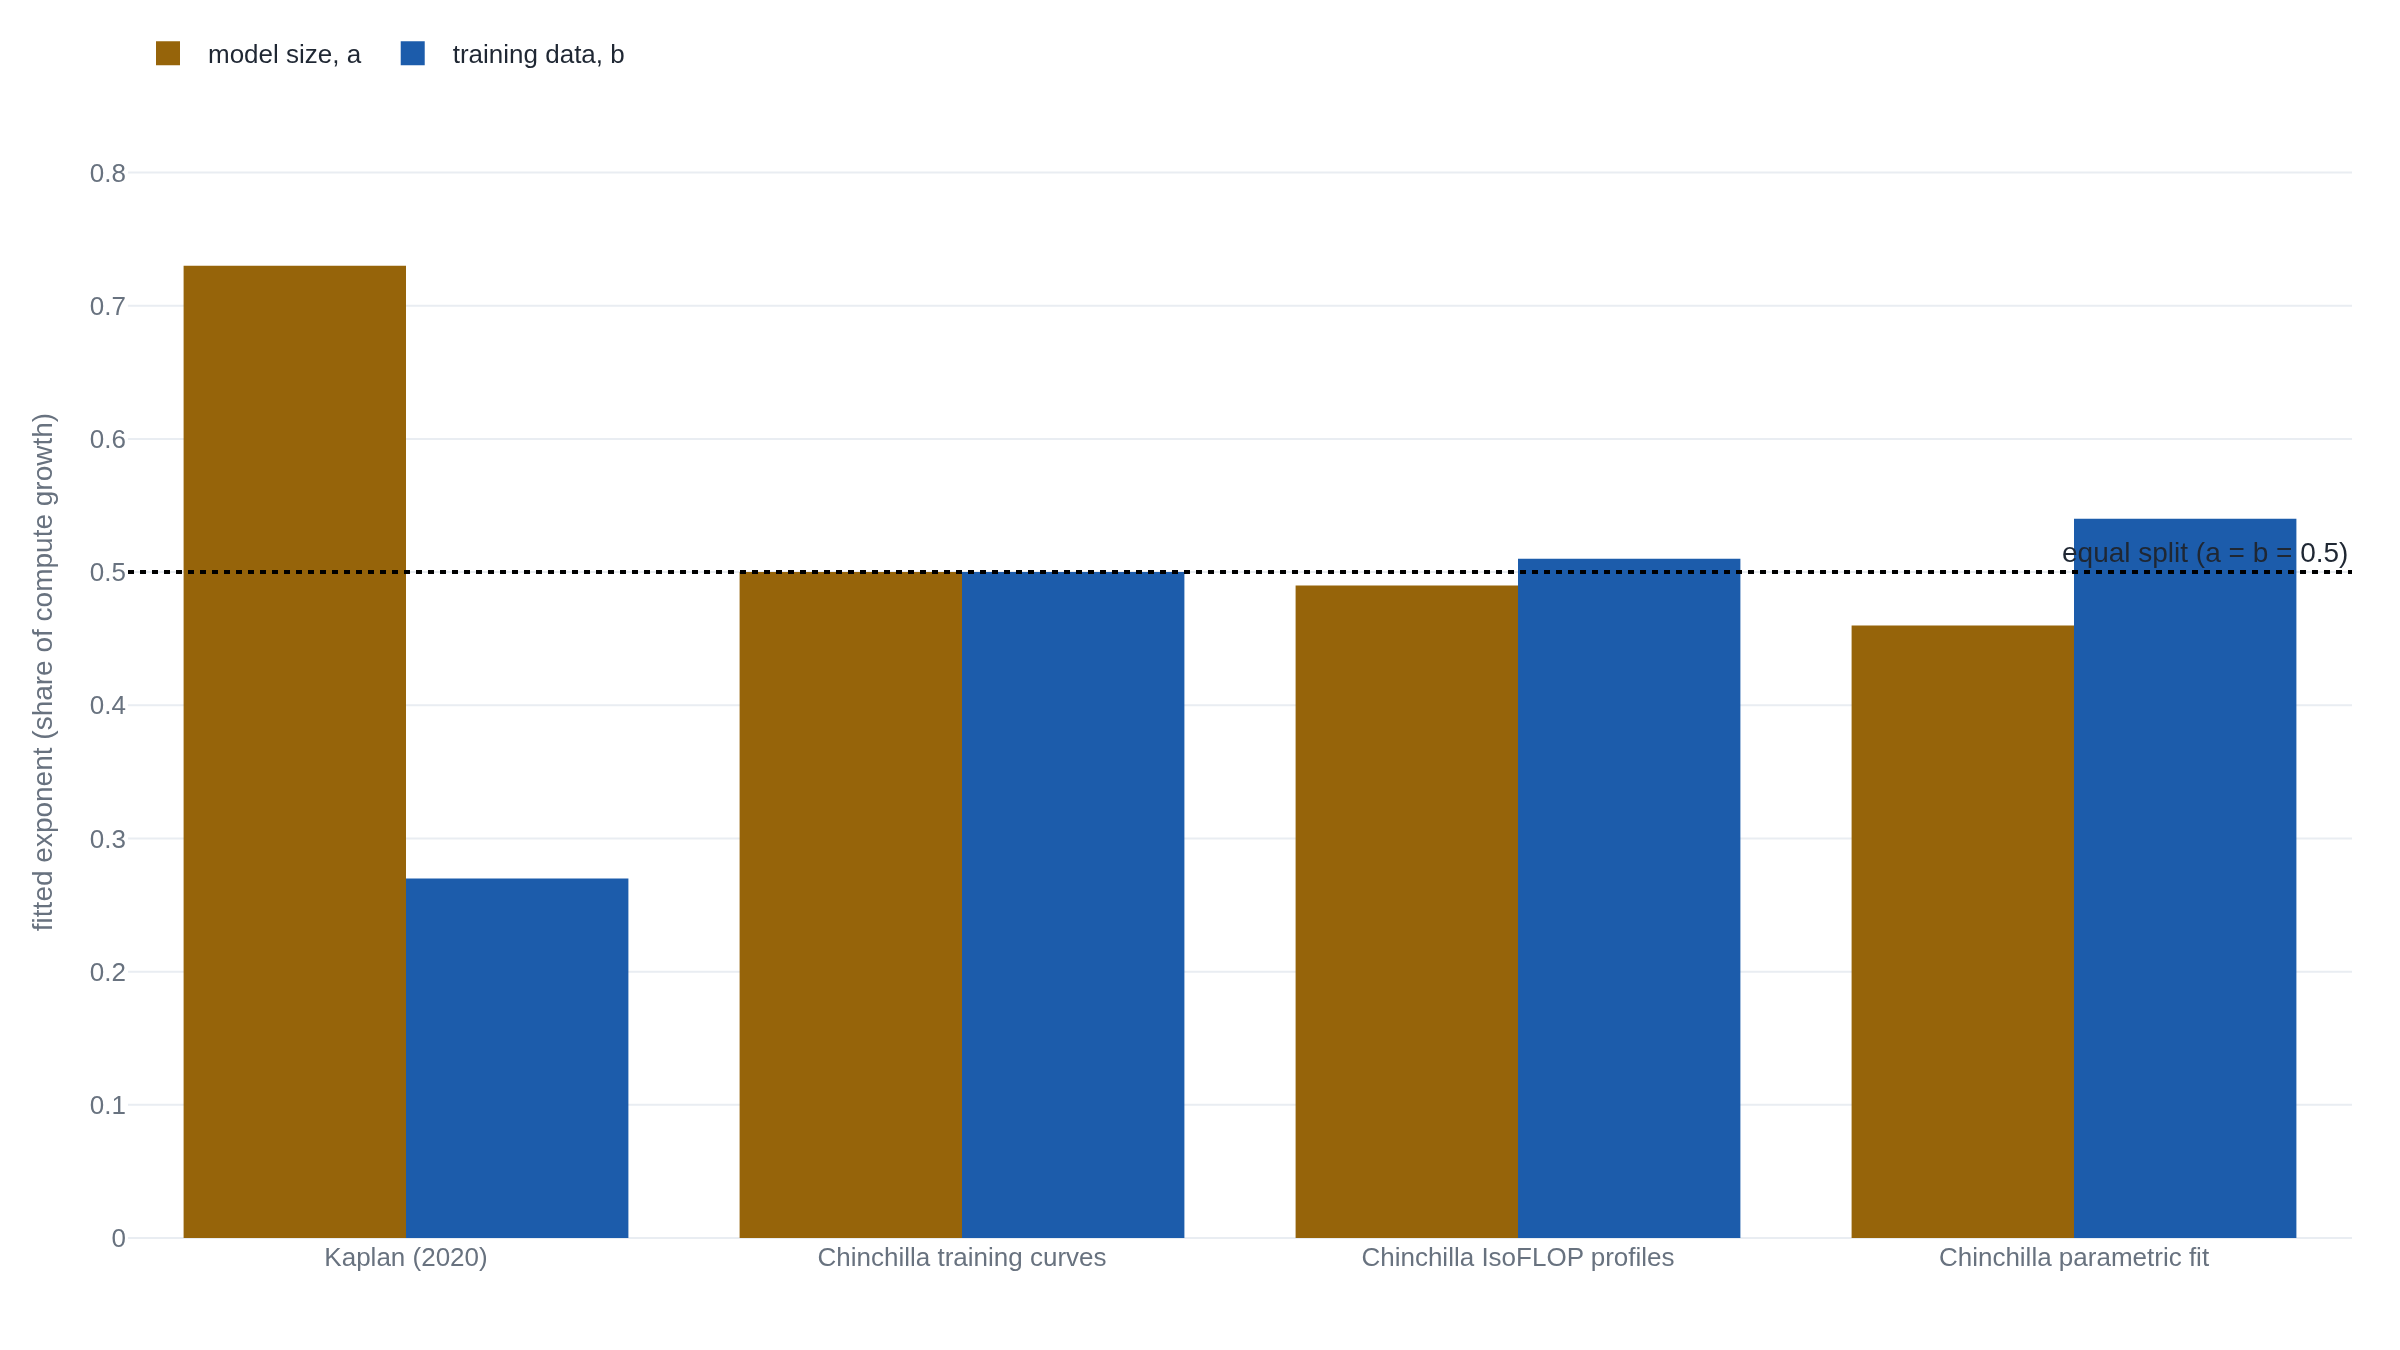

The script that drew this image:
import plotly.graph_objects as go

# Exponents from N_opt ∝ C^a (model size) and D_opt ∝ C^b (training data),
# as a fixed compute budget C grows. Kaplan et al. 2020, Eq. 6.1-6.2 (Section
# 6.1); Hoffmann et al. 2022 (Chinchilla), Table 2, three independently fit
# approaches (Sections 3.1-3.3).
fits = [
    "Kaplan\n(2020)",
    "Chinchilla\ntraining curves",
    "Chinchilla\nIsoFLOP profiles",
    "Chinchilla\nparametric fit",
]
model_exponent_a = [0.73, 0.50, 0.49, 0.46]
data_exponent_b = [0.27, 0.50, 0.51, 0.54]

fig = go.Figure()
fig.add_trace(go.Bar(name="model size, a", x=fits, y=model_exponent_a))
fig.add_trace(go.Bar(name="training data, b", x=fits, y=data_exponent_b))
fig.add_hline(y=0.5, line_dash="dot", annotation_text="equal split (a = b = 0.5)")
fig.update_layout(
    barmode="group",
    yaxis_title="fitted exponent (share of compute growth)",
    yaxis_range=[0, 0.85],
)
